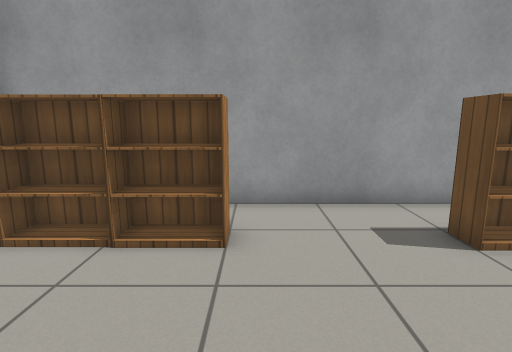
View 1 (above)

13 first-person views from a walk through a world built for the Gazebo simulator. The camera is 1 m above the floor, tilts 10° down and sees 80° across. The floor is counted in squares, 0.5 m on a side. Each view is taken from the middle of a square. On the plan, view 1 faces up. The plan holds only what a view shows up to about 17 squares ahead; the rest is blank. Gazebo's built-in surfaces are drawn with simple patterns.

View 2
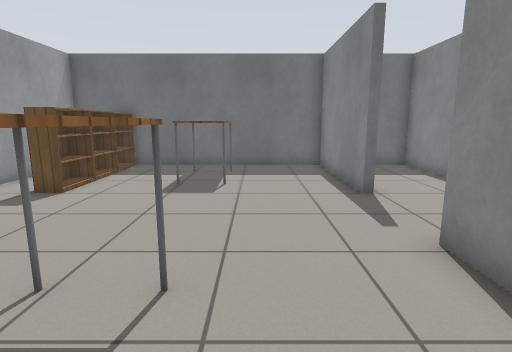

View 3
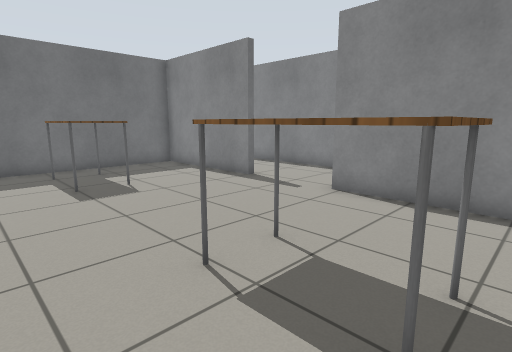

View 4
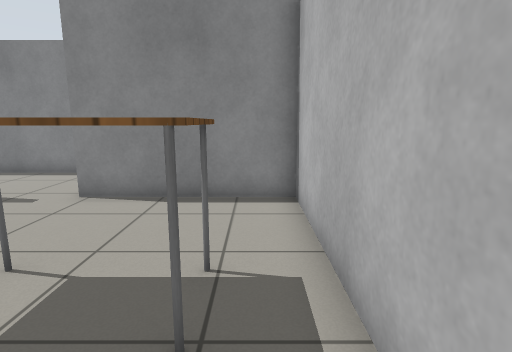

View 5
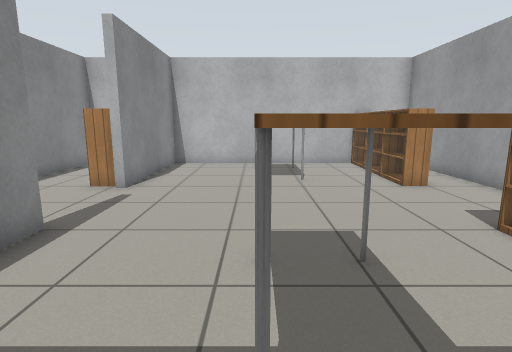

View 6
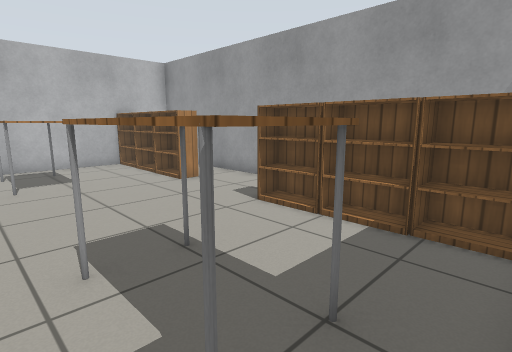

View 7
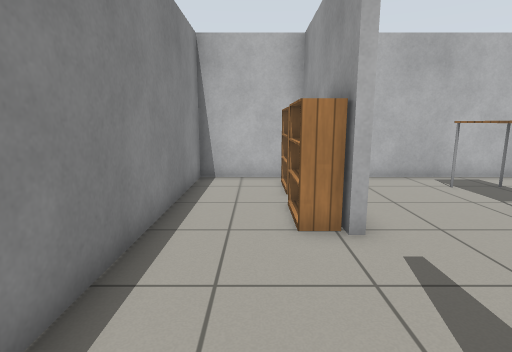

View 8
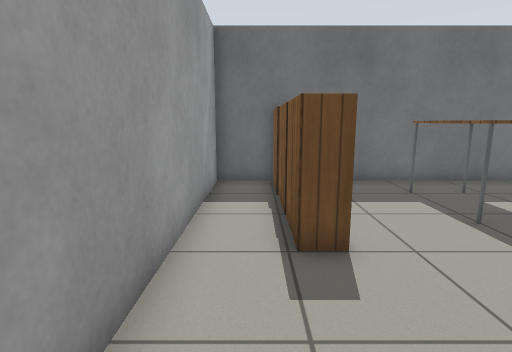

View 9
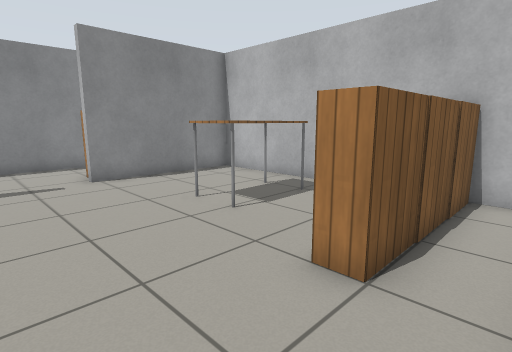

View 10
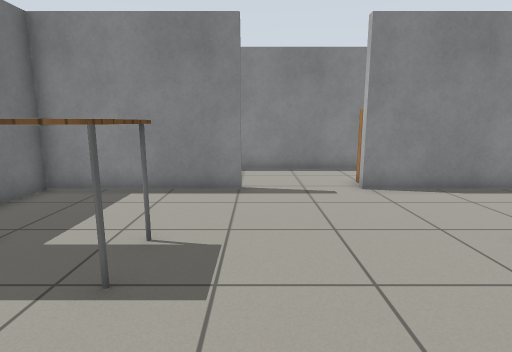

View 11
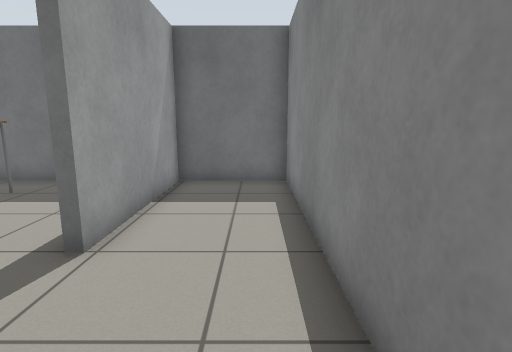

View 12
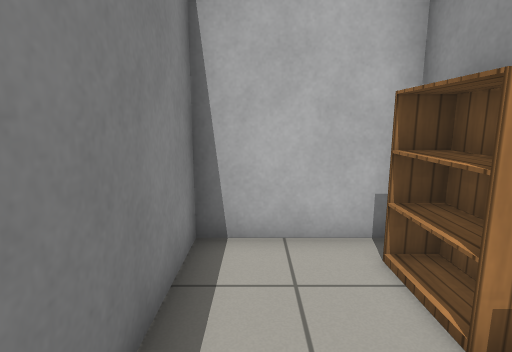

View 13
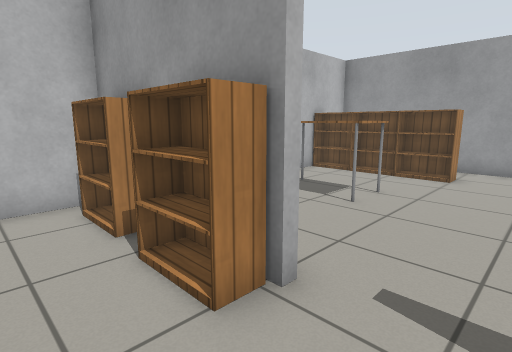

### Floor plan
Points are (right, up) in squares from view 1. A wall is a line through its corners. A room is listed if a view was taken in it or the views show most of it. See-through windows are left out.
Room 1 (views 1, 2, 3, 4, 5, 6, 8, 9, 10)
walls: (3.4, -4) (9.3, -4) (9.3, 7.3) (-6.1, 7.3) (-6.1, -4) (-0.1, -4)
ways out: opening at (1.5, -4) to room 2
objects: bookshelf (-5, 5) to (-4, 5); table (-4, 0) to (-2, 1); bookshelf (-3, 5); bookshelf (-2, 5) to (-1, 5); bookshelf (4, 5) to (5, 5); table (5, 0) to (7, 1); bookshelf (6, 5); bookshelf (7, 5) to (9, 5)
Room 2 (views 7, 11, 12, 13)
walls: (-0.1, -4.3) (-6.1, -4.3) (-6.1, -8.1) (9.3, -8.1) (9.3, -4.3) (3.4, -4.3)
ways out: opening at (1.5, -4) to room 1
objects: bookshelf (-5, -5) to (-4, -5); bookshelf (-2, -5) to (-1, -5)

Positions as (right, up) in squares from view 1, and headings:
1: (0, 0), facing up
2: (-5, -1), facing right
3: (-5, 4), facing down-right
4: (-5, 4), facing down
5: (9, 0), facing left
6: (9, -1), facing up-left
7: (5, -6), facing left
8: (-1, 6), facing right
9: (3, 7), facing down-left
10: (3, 5), facing down
11: (-1, -7), facing right
12: (-1, -7), facing left
13: (2, -7), facing up-left
